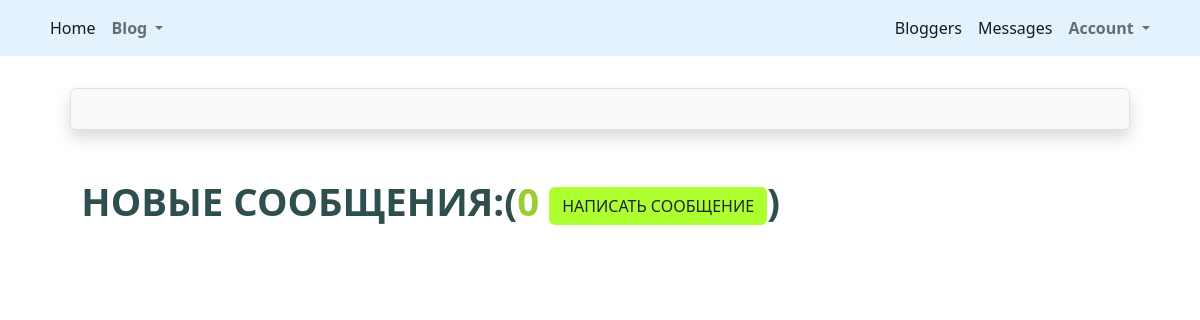
The page /accounts/profile/inbox (signed in) on the database as committed earlier.
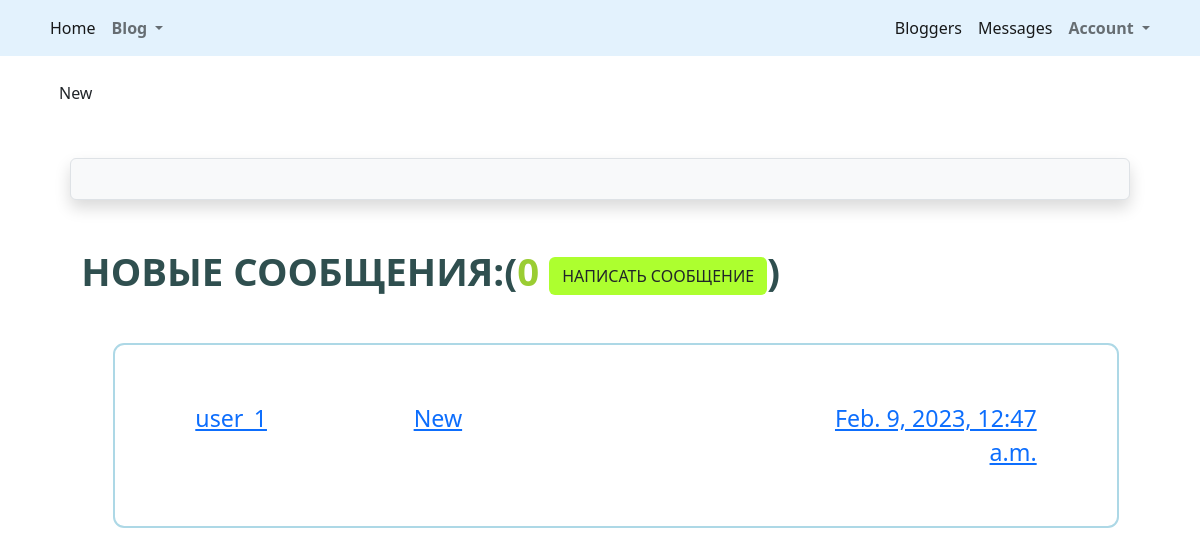
The same page on the database as committed later.
### src/accounts/models.py (models this page shows)
class Message(models.Model):
    sender = models.ForeignKey(User, on_delete=models.SET_NULL, null=True, blank=True)
    recipient = models.ForeignKey(User, on_delete=models.SET_NULL, null=True, blank=True, related_name='messages')
    name = models.CharField(max_length=200, null=True, blank=True)
    subject = models.CharField(max_length=200, null=True, blank=True)
    body = models.TextField(max_length=1000)
    is_readed = models.BooleanField(default=False, null=True)
    created = models.DateTimeField(auto_now_add=True)
    id = models.UUIDField(default=uuid.uuid4, unique=True, primary_key=True, editable=False)
    def __str__(self):
        return self.subject
    class Meta:
        ordering = ['is_readed', '-created']

class User(AbstractUser):
    is_activated = models.BooleanField(default=True, db_index=True)
    avatar = models.ImageField(upload_to=avatar_place, default='profile/default.png')
    birthday = models.DateField(null=True, blank=True)
    city = models.CharField(max_length=50, null=True, blank=True)
    class Meta(AbstractUser.Meta):
        db_table = 'user'
    def __str__(self):
        return self.username

### src/accounts/views.py (the view)
# urls.py: path('profile/inbox', inbox, name='inbox'),
@login_required
def inbox(request):
    user = request.user
    messages = user.messages.all()
    count_of_unreaded = messages.filter(is_readed=False).count()
    return render(request, 'messages/inbox.html', {'messages': messages, 'count_of_unreaded': count_of_unreaded})

### src/accounts/templates/messages/inbox.html
{% extends 'base.html' %}
{% load static %}
{% block content %}
    <link rel="stylesheet" type="text/css" href="{% static 'css/message.css' %}">
<main class="inbox my-xl">
  <div class="content-box">
    <h3 class="inbox__title">Новые сообщения:(<span>{{count_of_unreaded}} <a href="{% url 'accounts:create_message' %}" class="btn btn--sub btn--lg">Написать сообщение </a></span>)</h3>
    <ul class="messages">
      {% for message in messages %}
      {% if message.is_read == False %}
      <li class="message message--unread">
        {% else %}
      <li class="message">
        {% endif %}
        <a href="{% url 'accounts:message' message.id %}">
          <span class="message__author">{{message.sender}}</span>
          <span class="message__subject">{{message.subject}}</span>
          <span class="message__date">{{message.created}}</span>
        </a>
      </li>
      {% endfor %}
    </ul>
  </div>
</main>
{% endblock content %}

### src/templates/includes/messages.html
{% if messages %}
    {% for message in messages %}
        <div class="alert alert-{% if message.tags == 'error' %}danger {% else %}{{ message.tags }} {% endif %}" role="alert">
        {{ message }}
        </div>
    {% endfor %}
{% endif %}

Rows that differ between the two databases and show on the page:
added Message: subject "New", sender "user_1", created "Feb. 9, 2023, 12:47 a.m."
